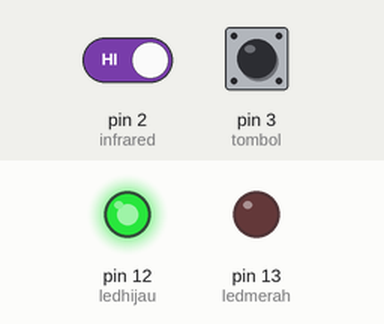
Simulated run of this sketch. Board: Arduino Uno, built with avr-gcc and run on an emulated ATmega328P. Shown: output pins drawn as LEDs (lit = HIGH). Inputs (shaded band) come from the test bench; at power-on: pin 2 (infrared) HIGH, pin 3 (tombol) LOW. What the sketch prints to the serial monitor is not drawn.

Above: at 1.2 s.
1.3 s: pin 2 (infrared) driven LOW
Timing chart, 0 to 4.3 s (numbered marks = the images above; inputs shaded):
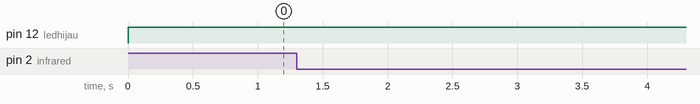

The sketch:

kunci_jawaban.ino
```cpp
//Inisialisasi pembuatan variable
int infrared =2;
int tombol   =3;

int ledmerah =13;
int ledhijau =12;

int jumlahorang =0; //Variable Pembantu
int kunci1=0;
int kunci2=0;

void setup() {
 //Menentukan Fungsionalitas dari PIN pada Microcontroller
 Serial.begin(115200); //baudrate yang digunakan untuk komunikasi microcontroller dengan komputer
 pinMode(infrared,INPUT);
 pinMode(tombol,INPUT);
 pinMode(ledmerah,OUTPUT);
 pinMode(ledhijau,OUTPUT);
}

void loop() {
 //Program yang akan dijalankan berulang-ulang
 int bacaInfrared=digitalRead(infrared); //Membaca keadaan Tombol
 int bacaTombol =digitalRead(tombol); //Membaca keadaan Tombol

 //Print ke Serial Monitor
//  Serial.print("Infrared:");
//  Serial.print(bacaInfrared);
//  Serial.print(" | tombol:");
//  Serial.print(bacaTombol);
//  Serial.println();

  Serial.print("Jumlah Orang:");
  Serial.print(jumlahorang);
  Serial.println();

 //Logika Program (Jika tombol membaca Nilai 1 maka led menyala, jika bukan 1 maka mati
 //UNTUK MASUK
 if(bacaInfrared==0 and kunci1==0 and jumlahorang!=10){
  jumlahorang++;
  kunci1=1;
 } else if(bacaInfrared==1){
  kunci1=0;
 }

 //UNTUK KELUAR
 if(bacaTombol==1 and kunci2==0 and jumlahorang!=0){
  jumlahorang--;
  kunci2=1;
 } else if(bacaTombol==0){
  kunci2=0;
 }

 //LOGIKA INFORMASI
 if (jumlahorang <=0){
  Serial.println("JUMLAH ORANG KOSONG");
  digitalWrite(ledhijau,HIGH);
  digitalWrite(ledmerah,LOW);
 }else if (jumlahorang >=1 and jumlahorang <=9 ){
  Serial.println("MASIH TERSEDIA UNTUK MASUK");
  digitalWrite(ledhijau,HIGH);
  digitalWrite(ledmerah,LOW);
 }else if (jumlahorang >=10){
  Serial.println("SUDAH PENUH TIDAK BISA MASUK");
  digitalWrite(ledhijau,LOW);
  digitalWrite(ledmerah,HIGH);
 }
 delay(100); //Jeda waktu perulagan seama 500 mili detik
}
```

Measured:
- after the input at 1.3 s, every drawn part: stays the same
